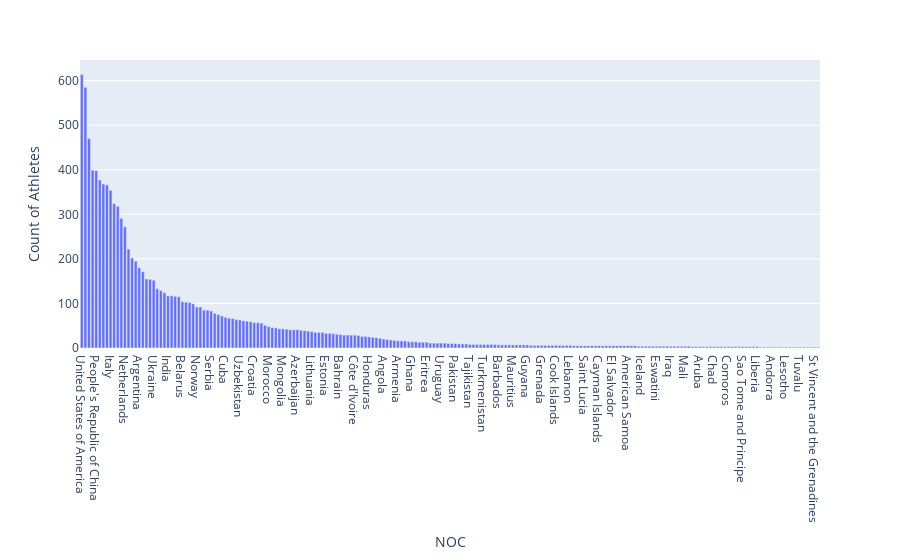

The code cell stored with this chart in its notebook:
### Code cell
#Distribution of Athletes across Countries
num_athletes_countrywise = athletes.pivot_table(index ='NOC',values='Name',aggfunc=pd.Series.nunique)
num_athletes_countrywise.reset_index(inplace = True)
num_athletes_countrywise.rename(columns = {'Name':'Count of Athletes'}, inplace = True)
num_athletes_countrywise.sort_values(by =['Count of Athletes'],ascending=False, inplace = True)
fig = px.bar(num_athletes_countrywise,x = 'NOC', y='Count of Athletes' )
fig.show()

### Figure 1 — Plotly figure (JSON) as saved in the notebook; plotly's stock layout.template omitted (floating-point values rounded to 4 significant figures; data arrays with more than 128 entries replaced by an {"elided": "..."} marker saying what was removed)
{"data": [{"alignmentgroup": "True", "hovertemplate": "NOC=%{x}<br>Count of Athletes=%{y}<extra></extra>", "legendgroup": "", "marker": {"color": "#636efa", "pattern": {"shape": ""}}, "name": "", "offsetgroup": "", "orientation": "v", "showlegend": false, "textposition": "auto", "type": "bar", "x": {"elided": "206 str values"}, "xaxis": "x", "y": {"elided": "206 int values"}, "yaxis": "y"}], "layout": {"barmode": "relative", "legend": {"tracegroupgap": 0}, "margin": {"t": 60}, "xaxis": {"anchor": "y", "domain": [0, 1], "title": {"text": "NOC"}}, "yaxis": {"anchor": "x", "domain": [0, 1], "title": {"text": "Count of Athletes"}}}}
